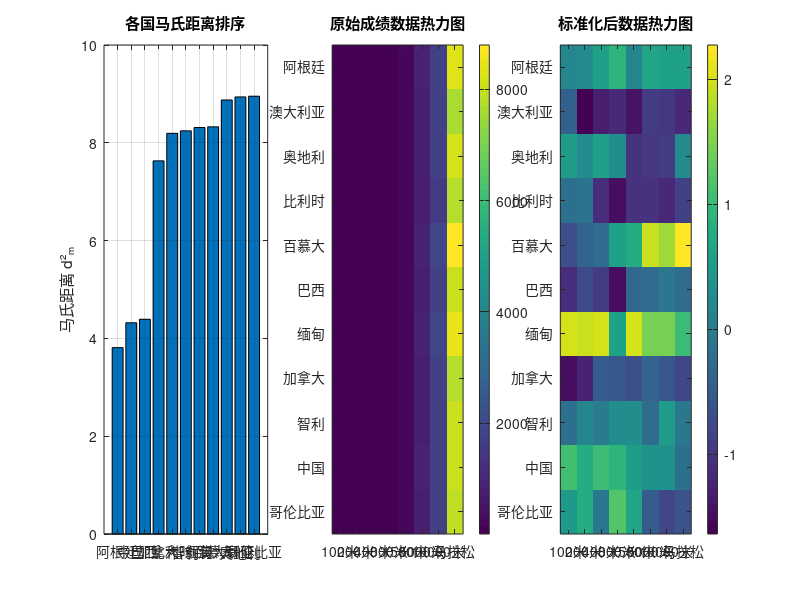

Reproduce this figure in MATLAB. (Note: this script raises an error after producing the figure.)
clc; clear; close all;

%% 数据
% 国家名称
countries = {'阿根廷', '澳大利亚', '奥地利', '比利时', '百慕大', ...
            '巴西', '缅甸', '加拿大', '智利', '中国', '哥伦比亚'};

% 原始数据矩阵 (11个国家 × 8个项目)
% 列顺序：100米(秒), 200米(秒), 400米(秒), 800米(分), 1500米(分), 5000米(分), 10000米(分), 马拉松(分)
raw_data = [
    10.39, 20.81, 46.84, 1.81, 3.7,  14.04, 29.36, 137.72;
    10.31, 20.06, 44.84, 1.74, 3.57, 13.28, 27.66, 128.3;
    10.44, 20.81, 46.82, 1.79, 3.6,  13.26, 27.72, 135.9;
    10.34, 20.68, 45.04, 1.73, 3.6,  13.22, 27.45, 129.95;
    10.28, 20.58, 45.91, 1.8,  3.75, 14.68, 30.55, 146.62;
    10.22, 20.43, 45.21, 1.73, 3.66, 13.62, 28.62, 133.13;
    10.64, 21.52, 48.3,  1.8,  3.85, 14.45, 30.28, 139.95;
    10.17, 20.22, 45.68, 1.76, 3.63, 13.55, 28.09, 130.15;
    10.34, 20.8,  46.2,  1.79, 3.71, 13.61, 29.3,  134.03;
    10.51, 21.04, 47.3,  1.81, 3.73, 13.9,  29.13, 133.53;
    10.43, 21.05, 46.1,  1.82, 3.74, 13.49, 27.88, 131.35
];

data = raw_data;
% 将分钟转换为秒（第4-8列）
data(:, 4:8) = data(:, 4:8) * 60;

% 计算样本均值向量
mu = mean(data);
fprintf('各项目平均成绩（秒）：\n');
events = {'100米', '200米', '400米', '800米', '1500米', '5000米', '10000米', '马拉松'};
for i = 1:length(events)
    if i <= 3
        fprintf('%s: %.2f秒\n', events{i}, mu(i));
    else
        fprintf('%s: %.2f秒 (%.2f分钟)\n', events{i}, mu(i), mu(i)/60);
    end
end
fprintf('\n');

% 计算协方差矩阵
S = cov(data);

%% 计算马氏距离
n = size(data, 1);
mahal_distances = zeros(n, 1);

for i = 1:n
    % 计算每个国家与均值的差向量
    diff_vec = data(i, :) - mu;
    
    % 计算马氏距离的平方：d²ₘ = (X - μ)' Σ⁻¹ (X - μ)
    mahal_distances(i) = diff_vec * inv(S) * diff_vec';
    
    fprintf('%s: d²ₘ = %.6f\n', countries{i}, mahal_distances(i));
end

%% 排序分析
fprintf('\n排序:\n');

% 按马氏距离排序
[sorted_dist_sq, sort_idx] = sort(mahal_distances);
fprintf('\n按马氏距离(d²ₘ)排序（从小到大）：\n');
fprintf('排名\t国家\td²ₘ\n');
for i = 1:n
    idx = sort_idx(i);
    fprintf('\n%d\t%s\t%.6f\t%.6f\n', i, countries{idx}, ...
            mahal_distances(idx));
end

%% 可视化分析
figure('Position', [100, 100, 1200, 400]);

% 图1：马氏距离柱状图
subplot(1, 3, 1);
bar(mahal_distances(sort_idx));
set(gca, 'XTickLabel', countries(sort_idx), 'XTickLabelRotation', 45);
title('各国马氏距离排序');
ylabel('马氏距离 d²ₘ');
grid on;

% 图2：原始数据热力图
subplot(1, 3, 2);
imagesc(data);
colorbar;
set(gca, 'XTick', 1:8, 'XTickLabel', events, 'XTickLabelRotation', 45);
set(gca, 'YTick', 1:11, 'YTickLabel', countries);
title('原始成绩数据热力图');

% 图3：标准化后的数据
subplot(1, 3, 3);
standardized_data = zscore(data);
imagesc(standardized_data);
colorbar;
set(gca, 'XTick', 1:8, 'XTickLabel', events, 'XTickLabelRotation', 45);
set(gca, 'YTick', 1:11, 'YTickLabel', countries);
title('标准化后数据热力图');

sgtitle('田径成绩马氏距离分析', 'FontSize', 16);
